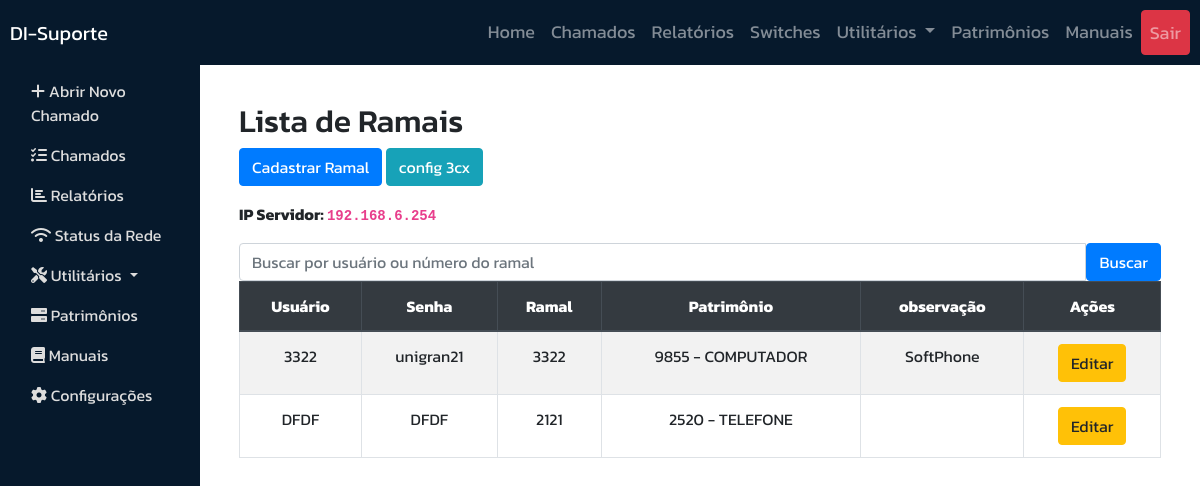
Screenshot of /utilitarios/ramais/ (signed in) with the database file from the repository.
### utilitarios/models.py (models this page shows, shortened)
class Ramal(models.Model):
    usuario_ramal = models.CharField(max_length=100)
    senha = models.CharField(max_length=100)
    patrimonio = models.ForeignKey(
        Patrimonio,
        on_delete=models.CASCADE,
        limit_choices_to=models.Q(tipo='COMPUTADOR') | models.Q(
            tipo='TELEFONE'),  # Restringe a tipos 'COMPUTADOR' e 'TELEFONE'
        verbose_name="Número de Patrimônio"
    )
    ramal = models.CharField(max_length=20)
    obs = models.TextField(blank=True, null=True)

### patrimonios/models.py (models this page shows)
class Patrimonio(models.Model):
    TIPO_CHOICES = [
        ('CAMERA', 'Camera'),
        ('COMPUTADOR', 'Computador'),
        ('HEADSET', 'Headset'),
        ('IMPRESSORA', 'Impressora'),
        ('MONITOR', 'Monitor'),
        ('NOBREAK', 'Nobreak'),
        ('OUTROS', 'Outros'),
        ('RACK', 'Rack'),
        ('SWITCH', 'Switch'),
        ('TELEFONE', 'Telefone'),
        ('THINCLIENT', 'Thinclient'),
        ('WEBCAM', 'Webcam'),
        ('WIFI', 'Wifi')
    ]
    numero_patrimonio = models.CharField(max_length=50, unique=True)
    marca = models.CharField(max_length=50)
    tipo = models.CharField(max_length=20, choices=TIPO_CHOICES)
    local = models.ForeignKey(Local, on_delete=models.CASCADE)
    departamento = models.ForeignKey(Departamento, on_delete=models.CASCADE)
    obs = models.CharField(max_length=50, blank=True)
    memoria_ram = models.CharField(max_length=50, null=True, blank=True)
    hd = models.CharField(max_length=50, null=True, blank=True)
    processador = models.CharField(max_length=100, null=True, blank=True)
    placa_video = models.CharField(max_length=100, null=True, blank=True)
    tem_headset = models.BooleanField(default=False, verbose_name="Possui Headset?")
    tem_webcam = models.BooleanField(default=False, verbose_name="Possui Webcam?")
    def __str__(self):
        return f"{self.numero_patrimonio} - {self.tipo}"

### utilitarios/views.py (the view)
# urls.py: path('ramais/', lista_ramais, name='ramais'),
@login_required
def lista_ramais(request):
    query = request.GET.get('ram', '')
    if query:
        ramais = Ramal.objects.filter(
            ramal__icontains=query
        ) | Ramal.objects.filter(
            usuario_ramal__icontains=query
        )
    else:
        ramais = Ramal.objects.all()
    return render(request, 'ramais.html', {'ramais': ramais})

### utilitarios/templates/ramais.html
﻿{% extends 'base.html' %}
{% block content %}
<div class="container mt-4">
    <h2>Lista de Ramais</h2>
    <a href="{% url 'novo_ramal' %}" class="btn btn-primary mb-3">Cadastrar Ramal</a>
    <a href="{% url 'manual_3cx' %}" class="btn btn-info mb-3">config 3cx</a>
    <p class="text-end"><strong>IP Servidor: <code>192.168.6.254</code></strong></p>
    <form method="get" class="mb-4">
        <div class="input-group">
            <input type="text" name="ram" class="form-control" placeholder="Buscar por usuário ou número do ramal" value="{{ request.GET.ram }}">
            <button class="btn btn-primary" type="submit">Buscar</button>
        </div>
    <div class="tabela-responsive">
        <table class="table tabela table-striped table-hover table-bordered">
            <thead class="thead-dark">
                <tr>
                    <th>Usuário</th>
                    <th>Senha</th>
                    <th>Ramal</th>
                    <th>Patrimônio</th>
                    <th>observação</th>
                    <th>Ações</thata-title=>
                </tr>
            </thead>
            <tbody>
                {% for ramal in ramais %}
                <tr>
                    <td data-title="Usuário">{{ ramal.usuario_ramal }}</td>
                    <td data-title="Senha">{{ ramal.senha }}</td>
                    <td data-title="Ramal">{{ ramal.ramal }}</td>
                    <td data-title="Patrimônio">{{ ramal.patrimonio }}</td>
                    <td data-title="obs">{{ ramal.obs }}</td>
                    <td>
                        <a href="{% url 'edita_ramal' ramal.id %}" class="btn btn-warning">Editar</a>
                    </td>
                </tr>
                    {% empty %}
                    <tr>
                        <td colspan="6" class="text-center">Nenhum Ramal cadastrado.</td>
                    </tr>
                {% endfor %}
            </tbody>
        </table>
</div>
</div>
{% endblock %}

### static/css/chamados.css (style rules this page uses)
.form-control { border: 1px solid #ced4da; border-radius: 0.25rem; padding: 0.375rem 0.75rem; }
.btn-primary { background-color: #007bff; border-color: #007bff; }
td, th { text-align: center; }

### rows the page displays
Ramal: usuario_ramal "3322", senha "unigran21", ramal "3322", patrimonio "9855 - COMPUTADOR", obs "SoftPhone"
Ramal: usuario_ramal "DFDF", senha "DFDF", ramal "2121", patrimonio "2520 - TELEFONE"
